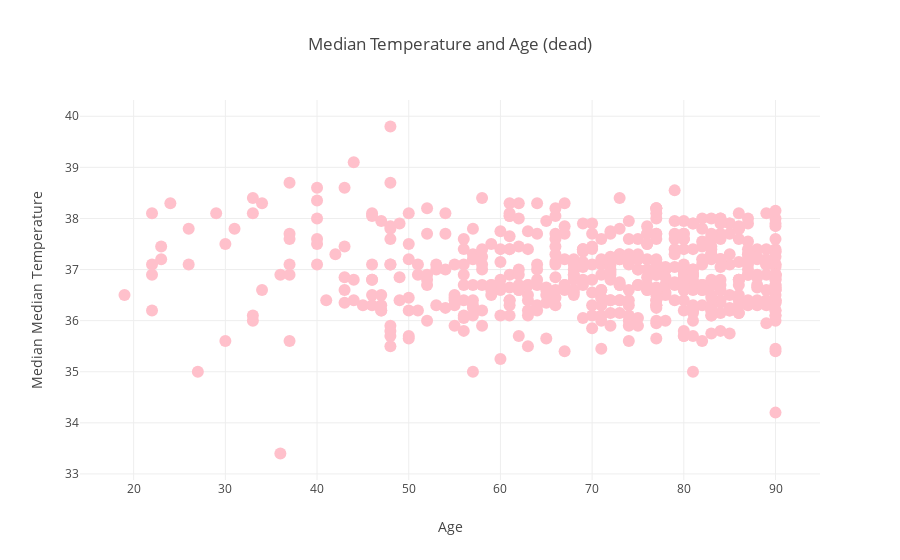

This figure's notebook cell:
### Code cell
trace1 = {"x":df_clean_dead['Age'].tolist() , 
          "y":df_clean_dead['Temp_Median'].tolist()  , 
          "marker": {"color": "pink", "size": 12}, 
          "mode": "markers", 
          "name": "dead", 
          "type": "scatter"
}

trace2 = {"x": df_clean_survive['Age'].tolist() , 
          "y": df_clean_survive['Temp_Median'].tolist(), 
          "marker": {"color": "green", "size": 12}, 
          "mode": "markers", 
          "name": "survice", 
          "type": "scatter", 
}
data=[trace1]
fig = graph_objs.Figure(data=data)
fig['layout'].update(title='Median Temperature and Age (dead)',
                    xaxis=dict( title='Age'), 
                    yaxis=dict( title='Median Median Temperature '),
                                        ), 
iplot(fig)

### Figure 1 — Plotly figure (JSON) as saved in the notebook; plotly's stock layout.template omitted (floating-point values rounded to 4 significant figures; data arrays with more than 128 entries replaced by an {"elided": "..."} marker saying what was removed)
{"data": [{"marker": {"color": "pink", "size": 12}, "mode": "markers", "name": "dead", "type": "scatter", "uid": "bdbff545-1acb-42de-9da2-5e6a337112d3", "x": {"elided": "549 int values"}, "y": {"elided": "549 float values"}}], "layout": {"title": {"text": "Median Temperature and Age (dead)"}, "xaxis": {"title": {"text": "Age"}}, "yaxis": {"title": {"text": "Median Median Temperature "}}}}
